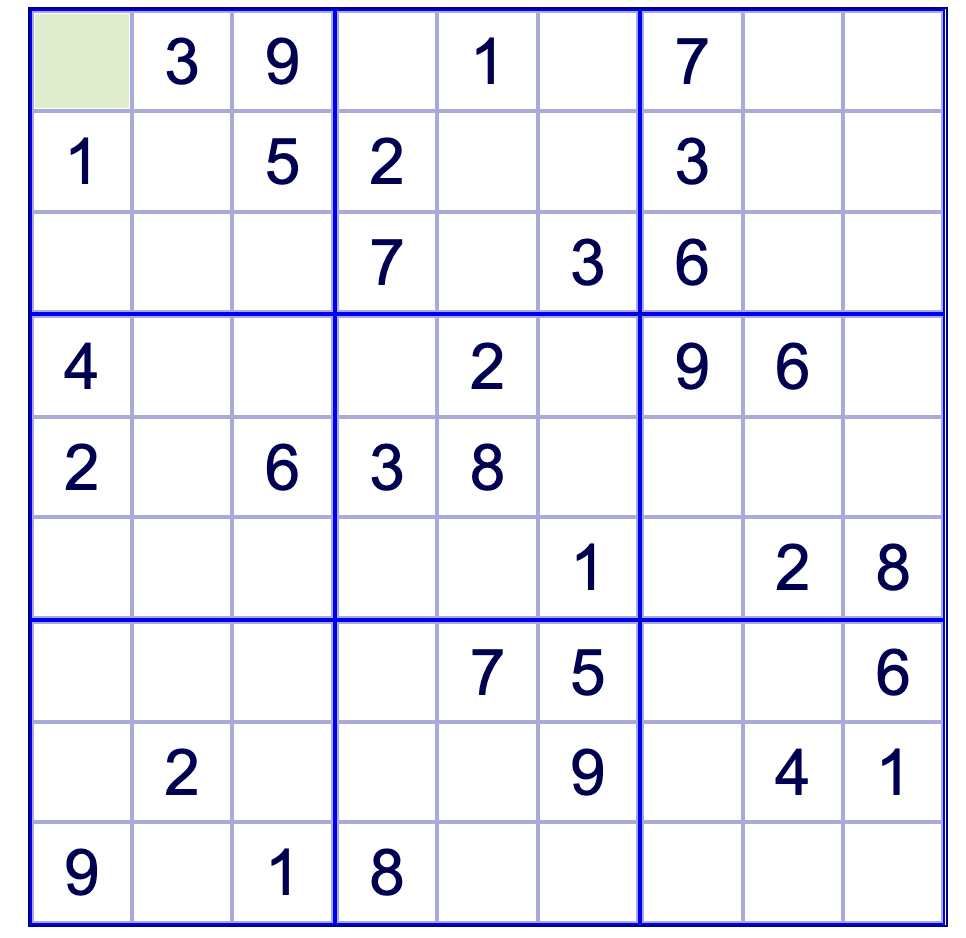
#> input picture 大四上/图像处理与模式识别/python图像处理/实验/test1/sudoku1.png, 966 x 938 px, given in place of sudoku2.png, which was not available
$ python preprocessing.py
#> lines starting #> are read from the running program, lines starting #| are printed output that depends on the picture; after the words box and inside, x2 and y2 are one past the last pixel; in counts of white or black regions, pixels touching at a corner belong together; pictures that were not available may be replaced by others from this repository, and a replacement may not be noted
import cv2
import argparse
import imutils
from imutils.perspective import four_point_transform

def preprocess_image(image_path):
    """
    预处理输入的数独图像，包括对比度增强和去噪处理。

    参数:
    image_path (str): 数独图像的文件路径

    返回:
    tuple: (puzzle, warped, puzzleCnt)
        - puzzle: 彩色数独图像的俯视图
        - warped: 灰度化数独图像的俯视图
        - puzzleCnt: 数独轮廓的坐标点
    """
#> called with image_path = './test1/sudoku2.png'
    # 加载图像
    image = cv2.imread(image_path)
#> image is the input picture: shape (938, 966, 3); mean B, G, R 246.9, 235.2, 235.1
    if image is None:
        raise ValueError(f"找不到图片文件: {image_path}")

    # 转换为灰度图
    gray = cv2.cvtColor(image, cv2.COLOR_BGR2GRAY)

    # 1. 对比度增强（直方图均衡化）
    gray = cv2.equalizeHist(gray)
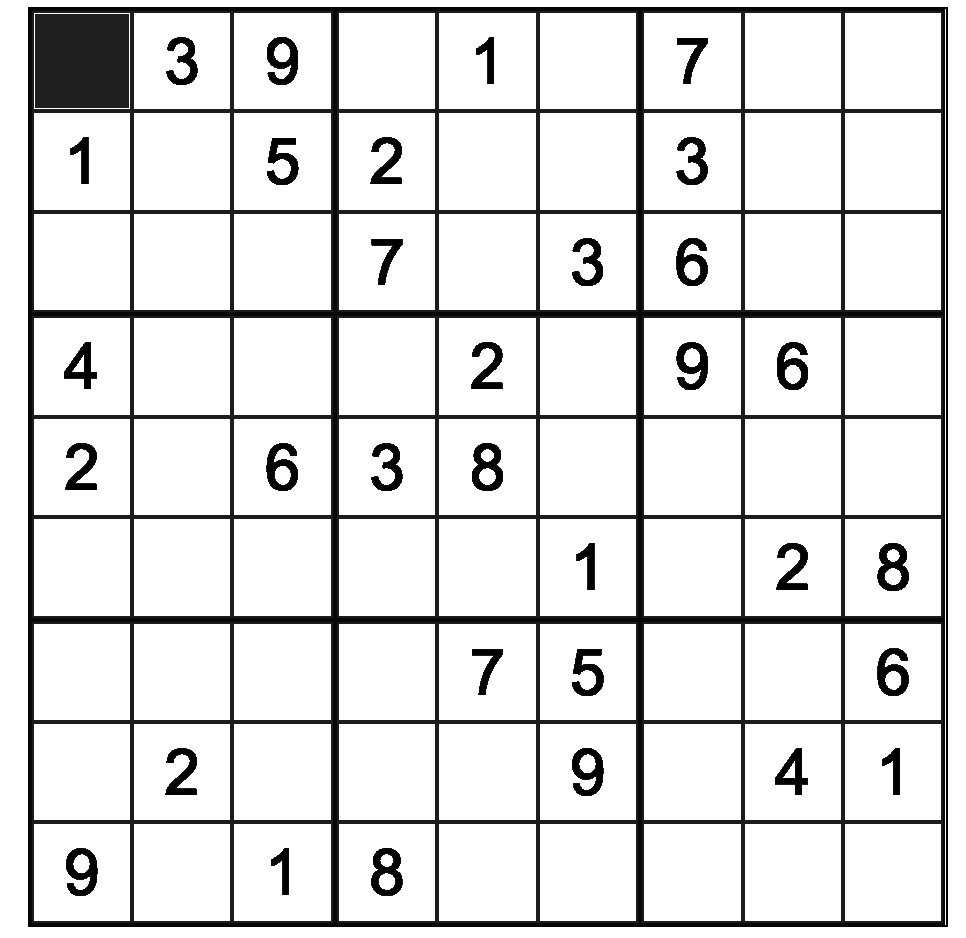
#> gray: shape (938, 966); min 0, max 255, mean 222.5

    # 2. 高斯模糊降噪
    blurred = cv2.GaussianBlur(gray, (5, 5), 1)
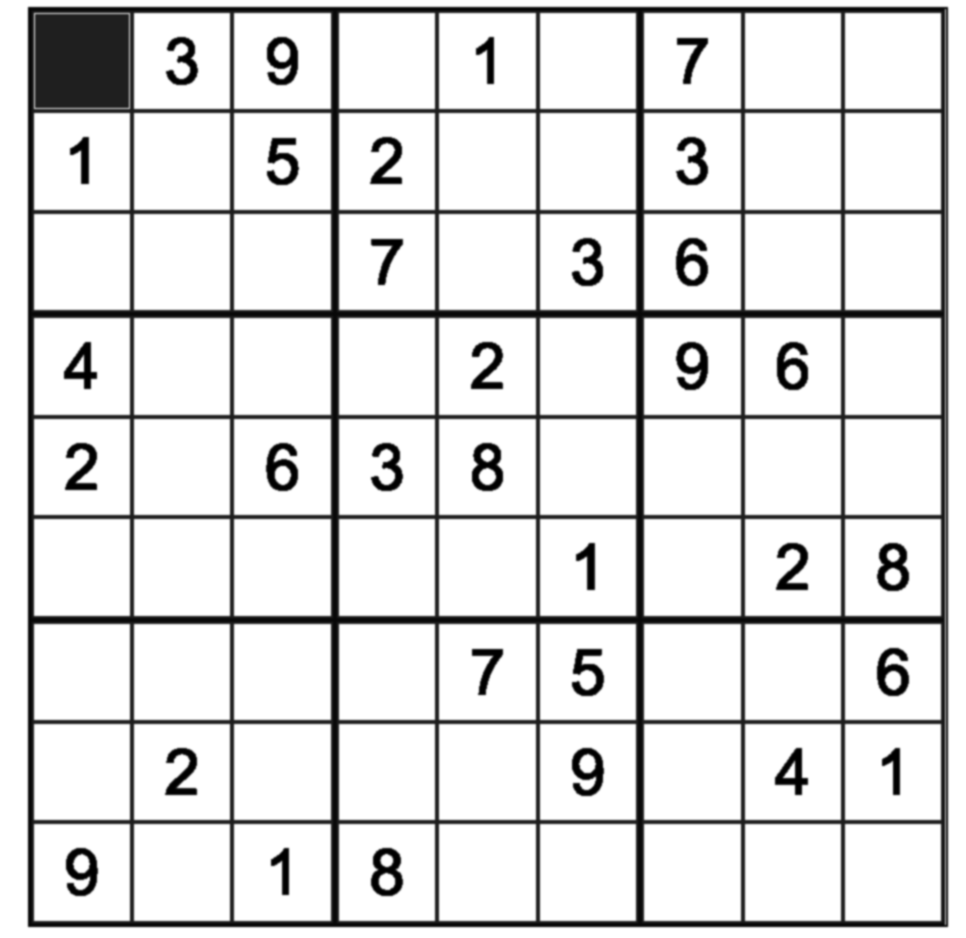
#> blurred: shape (938, 966); min 0, max 255, mean 222.5

    # 3. 边缘检测
    edges = cv2.Canny(blurred, 50, 150)
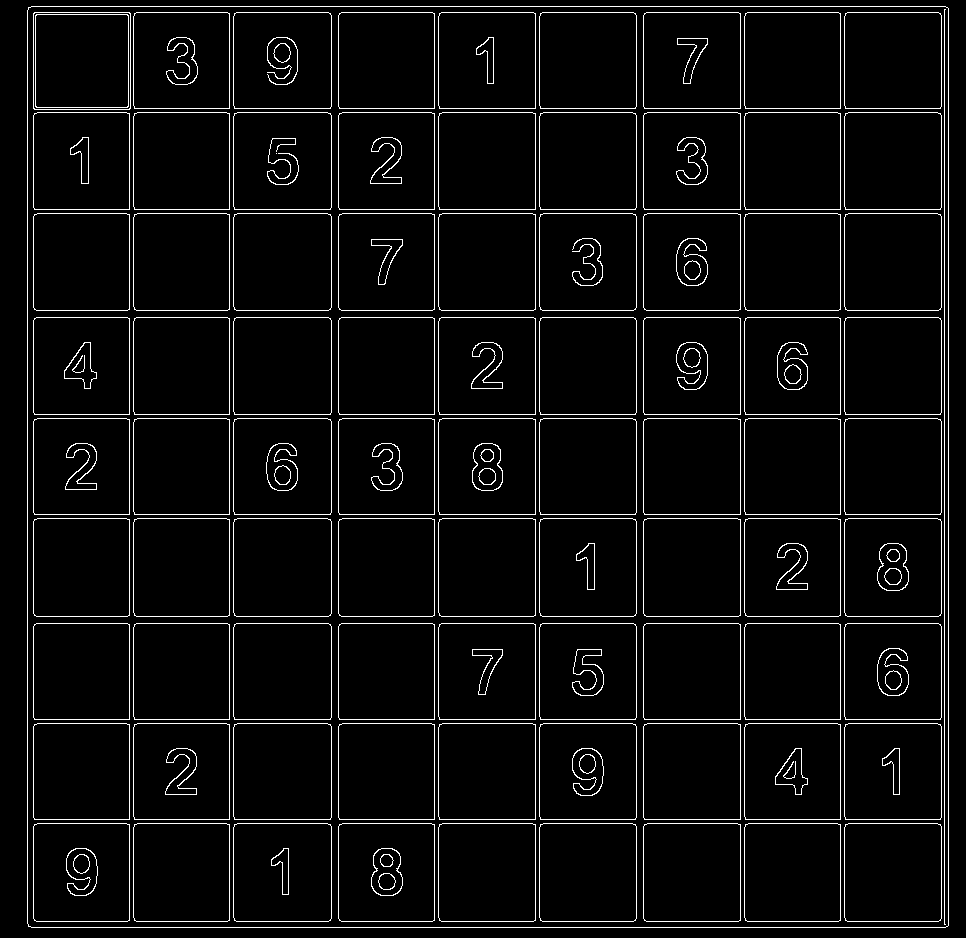
#> edges: shape (938, 966); 4.8% white in thin lines or dots

    # 4. 轮廓检测
    cnts = cv2.findContours(edges.copy(), cv2.RETR_EXTERNAL, cv2.CHAIN_APPROX_SIMPLE)
#> cnts = 1 contour; box (x1, y1, x2, y2) and area: (27, 6, 949, 928) 848223
    cnts = imutils.grab_contours(cnts)
    cnts = sorted(cnts, key=cv2.contourArea, reverse=True)

    puzzleCnt = None
    # 遍历轮廓以找到数独网格
    for c in cnts:
        peri = cv2.arcLength(c, True)
        approx = cv2.approxPolyDP(c, 0.02 * peri, True)

        # 如果找到四边形轮廓，认为是数独网格
        if len(approx) == 4:
            puzzleCnt = approx
            break
#> this loop made 1 pass
#> (peri, puzzleCnt) on pass 1: (3679.3, [[28, 7], [28, 926], [948, 925], [947, 7]])

    if puzzleCnt is None:
        raise Exception("无法找到数独网格的轮廓，请确保图像清晰且包含数独。")

    # 5. 透视变换
    puzzle = four_point_transform(image, puzzleCnt.reshape(4, 2))  # 彩色图像
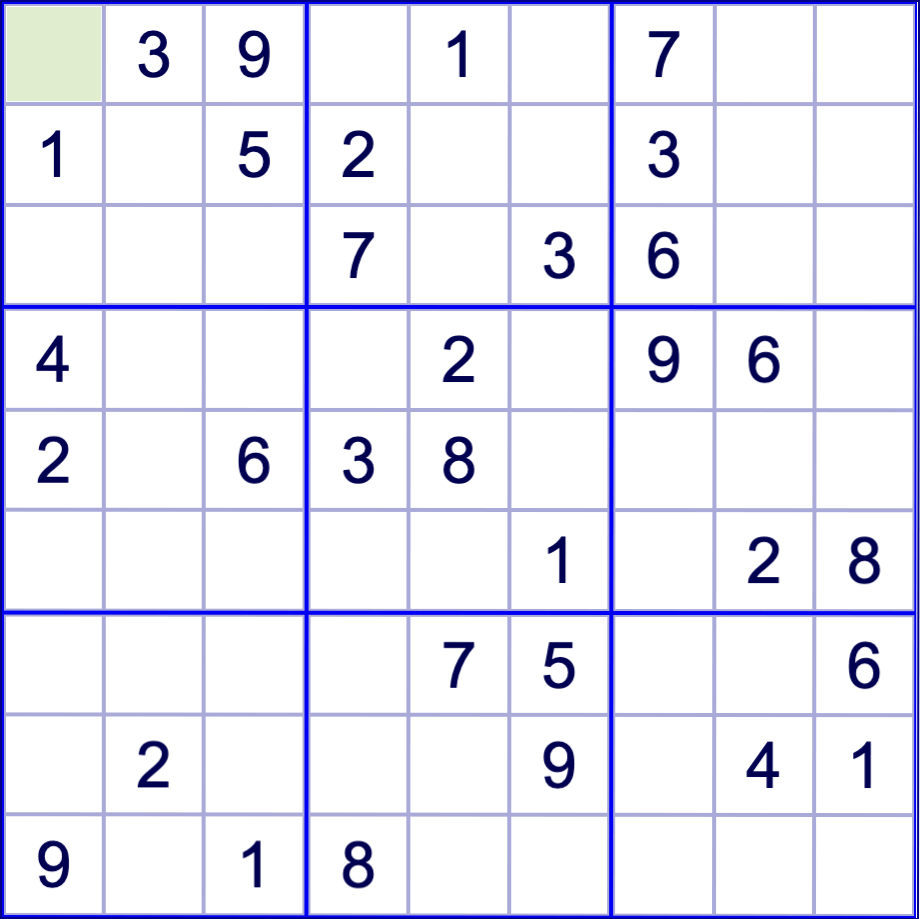
#> puzzle: shape (919, 920, 3); mean B, G, R 246.4, 234, 233.8
    warped = four_point_transform(gray, puzzleCnt.reshape(4, 2))  # 灰度图像

    # 6. 再次进行阈值化处理
    # 提升图像质量，使后续数字识别更准确
    warped = cv2.adaptiveThreshold(warped, 255, cv2.ADAPTIVE_THRESH_GAUSSIAN_C,
                                   cv2.THRESH_BINARY, 11, 2)
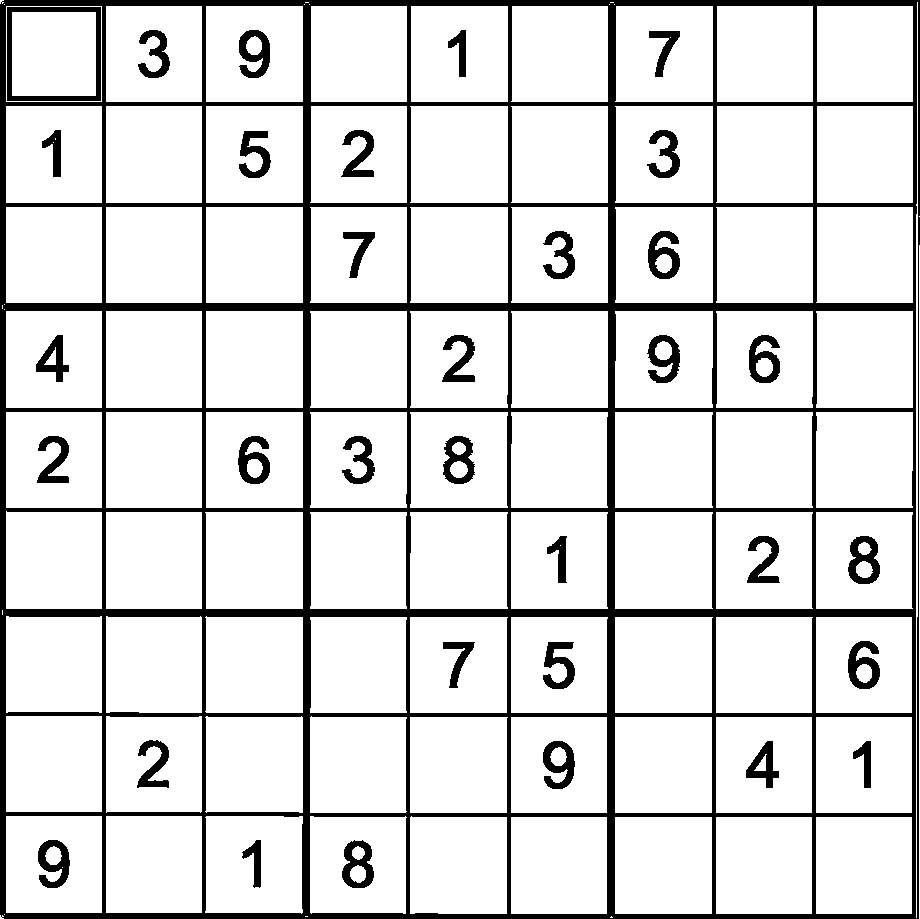
#> warped: shape (919, 920); 86.3% white; 34 black regions, largest, box (x1, y1, x2, y2) and area: (0, 0, 920, 919) 91536, (7, 7, 101, 101) 1780, (848, 536, 880, 584) 881
    warped = cv2.bitwise_not(warped)

    # 7. 可选：将数独图像缩放为固定大小（例如: 450x450）
    # 如果你希望缩放数独图像以适应某个大小，可以添加如下代码：
    #puzzle_resized = cv2.resize(puzzle, (450, 450))

    return  warped, puzzleCnt

# 测试
if __name__ == "__main__":
    image_path = "./test1/sudoku2.png"  # 替换为你的数独图像路径
    try:
        warped, puzzleCnt = preprocess_image(image_path)
#> puzzleCnt = [[28, 7], [28, 926], [948, 925], [947, 7]]
        #cv2.imshow("Resized Sudoku Puzzle", puzzle_resized)  # 显示缩放后的数独俯视图
        cv2.imshow("Warped Binary", warped)  # 显示二值化后的俯视图
        cv2.waitKey(0)
    except Exception as e:
        print(f"发生错误: {e}")
